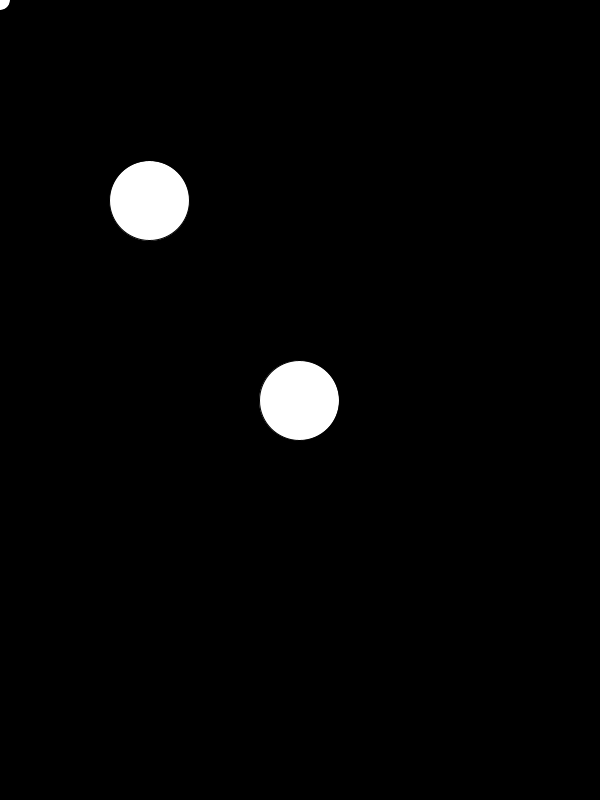
Frame 1 (no input)
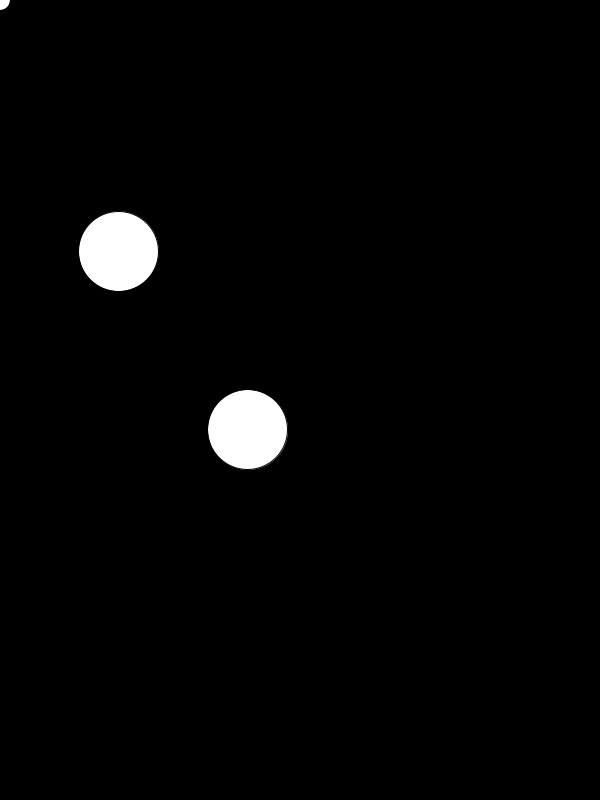
Frame 60 (the mouse pressed at the canvas centre just before this capture)
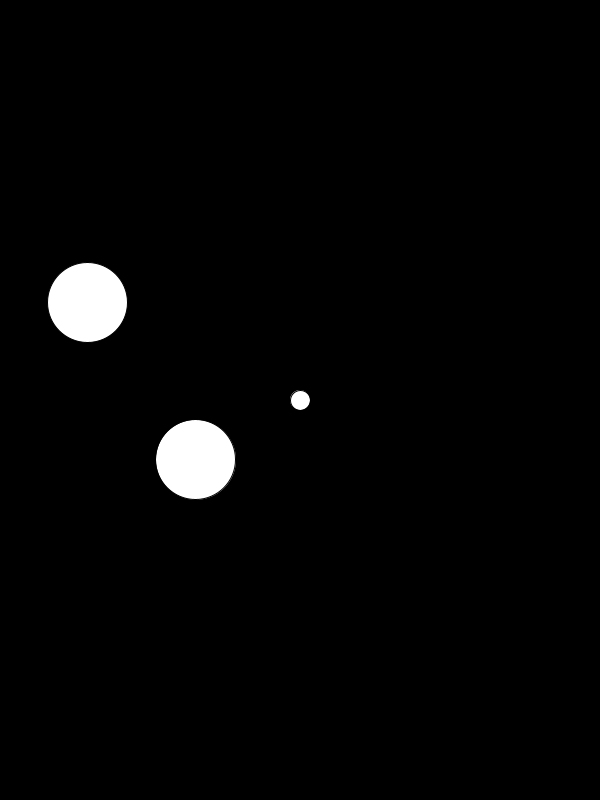
Frame 120 (the mouse held since frame 60 and released just before this capture)

The Processing sketch that drew these frames (run headless with seeded random() and noise(); from frame 60 on, the mouse is pressed at the canvas centre):

// Processing sketch: Bouncing_Balls
// ── Bouncing_Balls.pde
float sz, sz2;
PVector loc, vel, acc, loc2, vel2, acc2;

void setup(){
  size(600,800);
loc = new PVector(width/2, height/2);loc2 = new PVector(width/4, height/4);
  sz =  80;
  vel = PVector.random2D();
  acc = new PVector(0,0);
    vel2 = PVector.random2D();
  acc2 = new PVector(0,0);
}
void draw(){
  background(0);
  vel.add(acc);
  loc.add(vel);
  vel2.add(acc2);
  loc2.add(vel2);
  ellipse(loc.x,loc.y,sz,sz);
    ellipse(loc2.x,loc2.y,sz,sz);
    
    
  if (dist(mouseX,mouseY,loc.x,loc.y) < sz/2){
  if ( mouseY <loc.y +sz/2  ){
     vel.y *= -1;    vel.x *= -1;
   }
     if ( mouseY > loc.y + sz/2 ){
       vel.y *= 1;    vel.x *= -1;
     }
  }
  if (loc.x + sz/2 > width || loc.x - sz/2 < 0) {
    vel.x *= -1;
  }
  if (loc.y + sz/2 > height || loc.y - sz/2 <0 ) {
    vel.y *= -1;
  }
  
  
  
    if (dist(mouseX,mouseY,loc2.x,loc2.y) < sz/2){
    if(mouseX < loc2.x + sz/2 ){
      vel2.x *= -1;}
   if(mouseX > loc2.x + sz/2){
   vel2.x *= 1;
   }
  if ( mouseY <loc2.y + sz/2 ){
     vel2.y *= -1;}
     if ( mouseY > loc2.y + sz/2 ){
       vel2.y *= 1;
     }
  }
  if (loc2.x + sz/2 > width || loc2.x - sz/2 < 0) {
    vel2.x *= -1;
  }
  if (loc2.y + sz/2 > height || loc2.y - sz/2 <0 ) {
    vel2.y *= -1;
  }
  
  
  if (dist(loc.x,loc.y,loc2.x,loc2.y) < sz){
  vel2.y *= -1;
  vel.y *= -1;
    vel2.x *= -1;
  vel.x *= -1;
  }

  ellipse(mouseX, mouseY, 20, 20);
}
